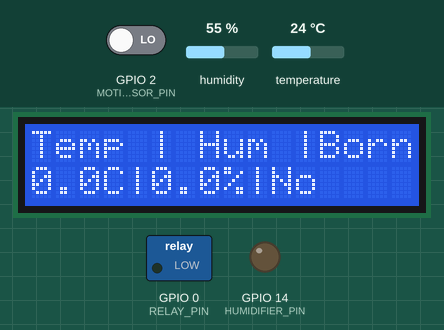
Bench run of a sketch on a simulated ESP8266 (NodeMCU). Shown: 16×2 character LCD, switched loads named in the sketch (green lamp = pin HIGH), output pins drawn as LEDs (lit = HIGH). The inputs (shaded band) are chosen by the test bench; at power-on: GPIO 2 (MOTION_SENSOR_PIN) LOW, humidity 55 %, temperature 24 °C. WiFi joins after 1.5 s; servers stay silent unless stated; what the sketch prints to the serial monitor is not drawn.

Above: at 7.2 s.
7.3 s: GPIO 2 (MOTION_SENSOR_PIN) driven HIGH
At 8.0 s:
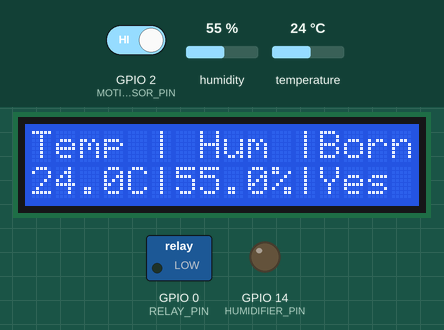
9.1 s: humidity set to 59 %
At 12.2 s:
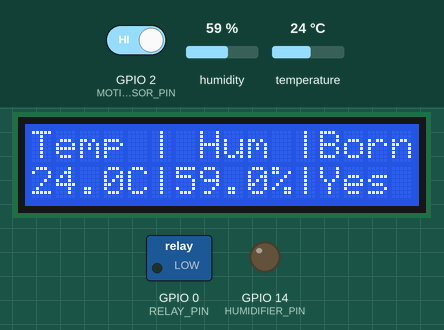
13.1 s: humidity set to 62 %
At 16.5 s:
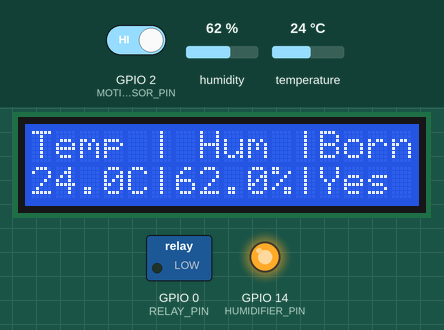
17.1 s: temperature set to 36 °C
At 20.8 s:
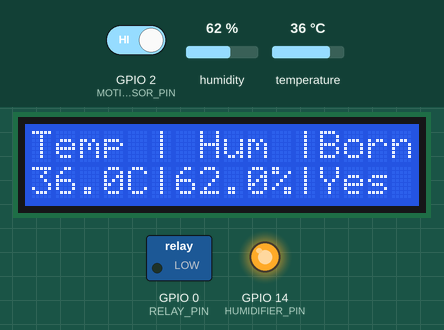
21.1 s: temperature set to 39 °C
At 24.8 s:
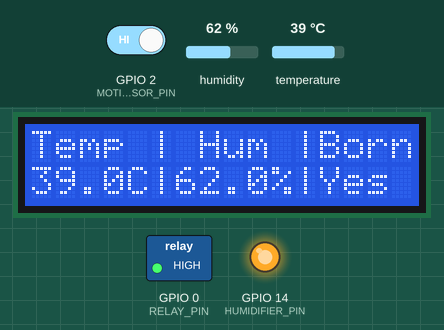
25.1 s: GPIO 2 (MOTION_SENSOR_PIN) driven LOW
At 26.9 s:
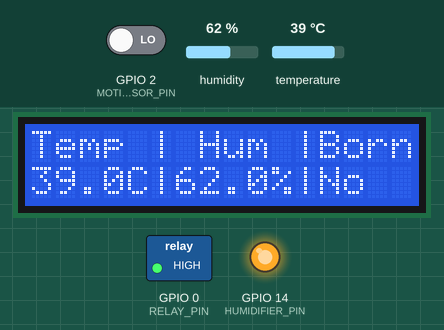
Timing chart, 0 to 28.1 s (numbered marks = the images above; inputs shaded):
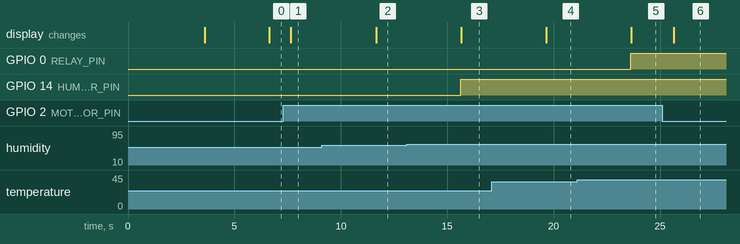

The sketch:

Egg-Hatching.ino
```cpp
#define BLYNK_TEMPLATE_ID "TMPL37-zQNbaD"
#define BLYNK_TEMPLATE_NAME "Quickstart Template"
#define BLYNK_AUTH_TOKEN "DpySLqlpVo7TfnsOfGE-iMncPw9qLpsn"

#include <Wire.h>
#include <LiquidCrystal_PCF8574.h>
#include <DHT.h>
#include <ESP8266WiFi.h>
#include <BlynkSimpleEsp8266.h>

// Define GPIO pin numbers
#define DHTPIN 13            // GPIO14 (D7 on NodeMCU)
#define DHTTYPE DHT11
#define MOTION_SENSOR_PIN 2  // GPIO12 (D4 on NodeMCU)
#define HUMIDIFIER_PIN 14    // GPIO13 (D5 on NodeMCU)
#define RELAY_PIN 0          // Use A0 pin for relay control

#define VPIN_RELAY_CONTROL V1

// Initialize components
DHT dht(DHTPIN, DHTTYPE);
LiquidCrystal_PCF8574 lcd(0x27);

BlynkTimer timer;

bool manualControl = false;  // Flag for manual override
int relayState = LOW;        // Relay state

// Blynk control: Manual override
BLYNK_WRITE(VPIN_RELAY_CONTROL) {
  relayState = param.asInt();     // Read Blynk virtual pin value
  manualControl = true;           // Enable manual control
  digitalWrite(RELAY_PIN, relayState);
  Serial.print("Manual Mode: ");
  Serial.println(relayState == HIGH ? "ON" : "OFF");
}

// Blynk credentials
char auth[] = "DpySLqlpVo7TfnsOfGE-iMncPw9qLpsn";
char ssid[] = "1234";
char pass[] = "12345678";

// Variables
float temp = 0.0;
float humidity = 0.0;
bool motionDetected = false;

void setup() {
  Serial.begin(115200);

  // Initialize LCD
  lcd.begin(16, 2);
  lcd.setBacklight(255);
  lcd.print("Egg Hatcher");
  lcd.setCursor(0, 1);
  lcd.print("Initializing...");
  delay(2000);

  dht.begin();
  pinMode(MOTION_SENSOR_PIN, INPUT);
  pinMode(HUMIDIFIER_PIN, OUTPUT);
  pinMode(RELAY_PIN, OUTPUT);  // Set A0 as output for relay

  // Connect to WiFi
  WiFi.begin(ssid, pass);
  int timeout = 0;
  while (WiFi.status() != WL_CONNECTED && timeout < 20) {
    delay(500);
    Serial.print(".");
    timeout++;
  }
  if (WiFi.status() == WL_CONNECTED) Serial.println("\nWiFi Connected.");

  Blynk.config(auth);
  Serial.println("Blynk Initialized");

  lcd.clear();
  lcd.print("System Ready");
  delay(2000);

  // Periodic tasks
  timer.setInterval(2000L, readSensors); // Read sensors every 2 seconds
  timer.setInterval(1000L, updateLCD);   // Update LCD every 1 second
}

// Function to read sensors
void readSensors() {
  temp = dht.readTemperature();
  humidity = dht.readHumidity();
  motionDetected = digitalRead(MOTION_SENSOR_PIN);

  // Debug print sensor data
  Serial.print("Temp: ");
  Serial.print(temp);
  Serial.print(" C | Hum: ");
  Serial.print(humidity);
  Serial.print(" % | Motion: ");
  Serial.println(motionDetected ? "Yes" : "No");

  // Control humidifier
  digitalWrite(HUMIDIFIER_PIN, humidity > 60.0 ? HIGH : LOW);

  // Automatic control for relay based on temperature
  if (!manualControl) { // Only apply automatic control if manual mode is off
    if (temp > 37.5) {
      relayState = HIGH;
    } else {
      relayState = LOW;
    }
    digitalWrite(RELAY_PIN, relayState);
  }

  // Update Blynk virtual pins
  Blynk.virtualWrite(V4, temp);
  Blynk.virtualWrite(V2, humidity);
  Blynk.virtualWrite(V0, motionDetected);
  Blynk.virtualWrite(V1, relayState); // Update relay state on Blynk
}

// Function to update LCD
void updateLCD() {
  lcd.setCursor(0, 0);
  lcd.print("Temp | Hum |Born");

  lcd.setCursor(0, 1);
  if (!isnan(temp)) lcd.print(temp, 1); else lcd.print("Err");
  lcd.print("C|");
  if (!isnan(humidity)) lcd.print(humidity, 1); else lcd.print("Err");
  lcd.print("%|");
  lcd.print(motionDetected ? "Yes" : "No ");
}

void loop() {
  Blynk.run();
  timer.run();
}
```

Measured:
- the behaviour switches between 60 and 61 % on humidity (found by bisection; images 2 and 3)
- the behaviour switches between 37 and 38 °C on temperature (found by bisection; images 4 and 5)
- after the input at 7.3 s, the display: changes after 0.36 s (image 1)
- after the input at 9.1 s, the display: changes after 2.6 s (image 2)
- after the input at 13.1 s, GPIO 14 (HUMIDIFIER_PIN): LOW → HIGH after 2.5 s; the display: changes after 2.6 s (image 3)
- after the input at 17.1 s, the display: changes after 2.6 s (image 4)
- after the input at 21.1 s, GPIO 0 (RELAY_PIN): LOW → HIGH after 2.5 s; the display: changes after 2.6 s (image 5)
- after the input at 25.1 s, the display: changes after 0.54 s (image 6)
